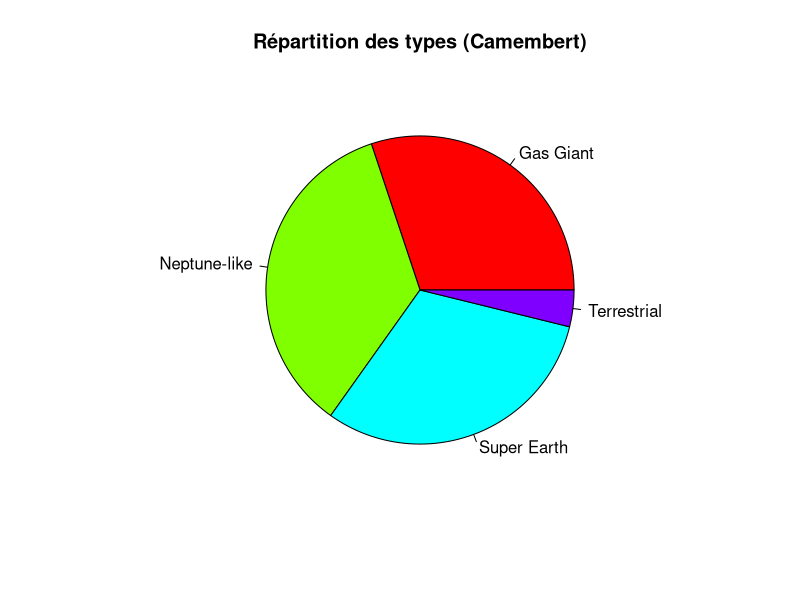
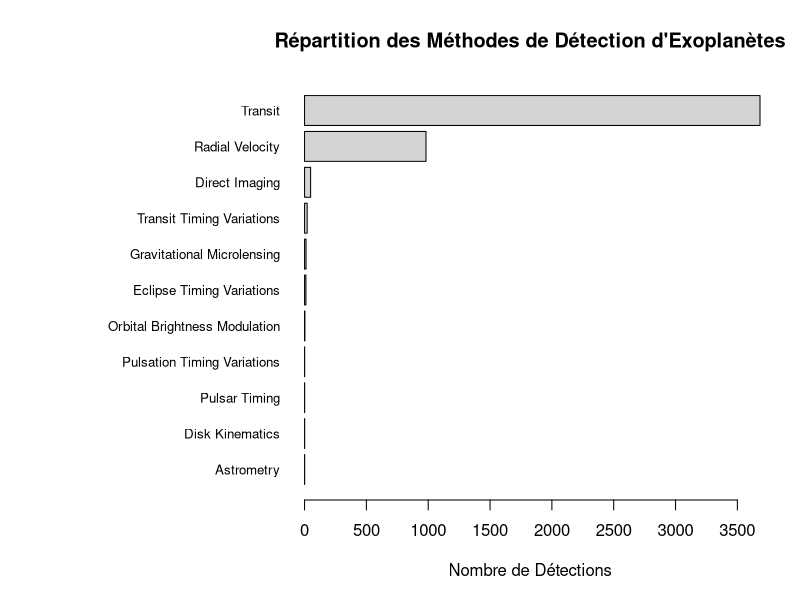
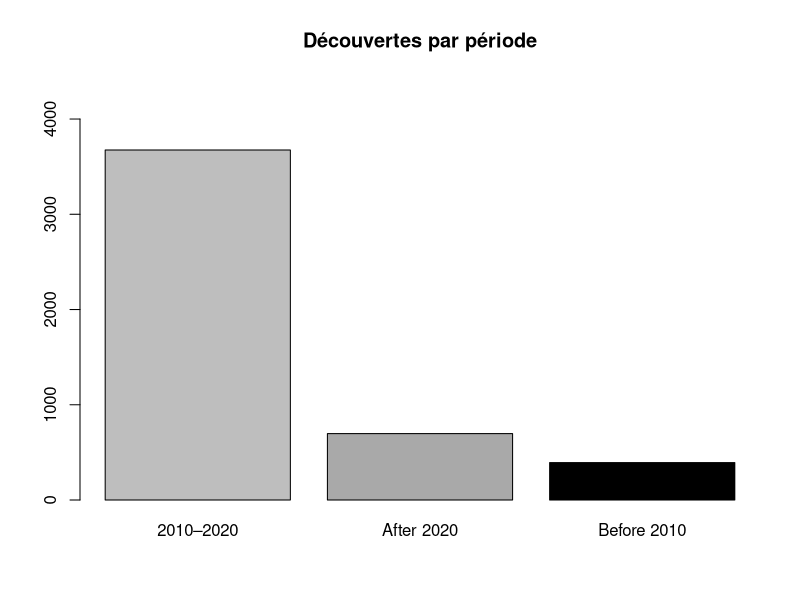
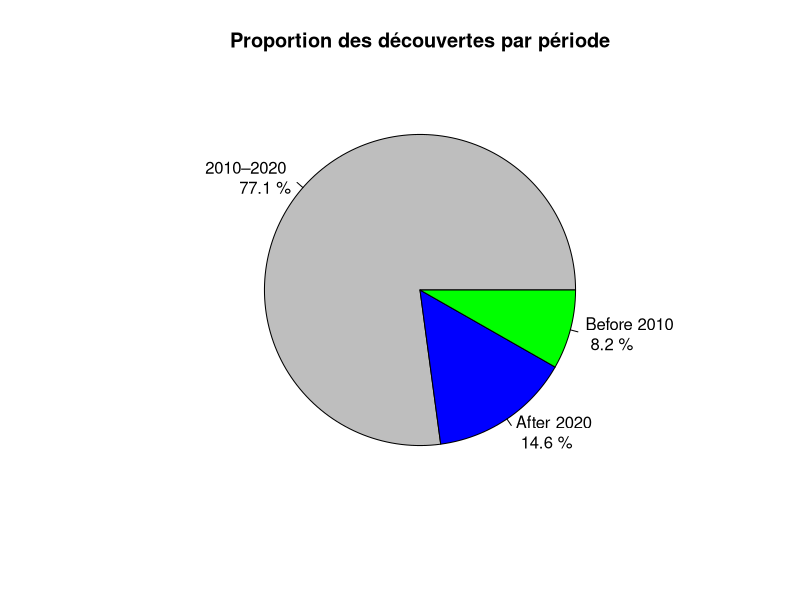
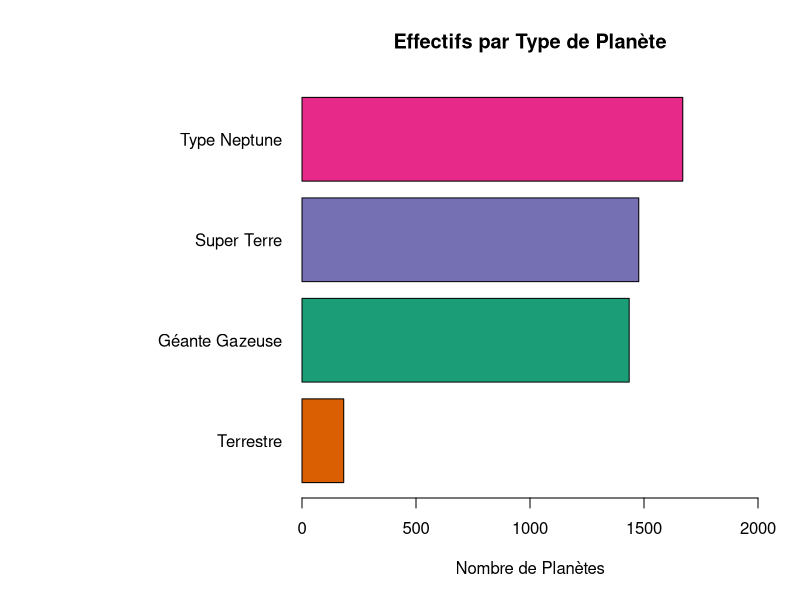

These figures' R source, in order:
#### analyse variables quali
tab = read.table("data_planetes.csv", 
                 header = TRUE, 
                 sep = ",", 
                 stringsAsFactors = FALSE 
)
tab


# 1. Tableau des effectifs 
table(tab$planet_type)


# 2. Tableau des fréquences 
(round(prop.table(table(tab$planet_type)), 3)) # Arrondi à 3 décimales pour la lisibilité

tab <- read.csv("data_planetes.csv", header = TRUE, stringsAsFactors = FALSE)



tab <- read.csv("data_planetes.csv", header = TRUE, stringsAsFactors = FALSE)

# Renommage des catégories en français (méthode simple)
effectifs_type <- table(tab$planet_type)
names(effectifs_type)[names(effectifs_type) == "Gas Giant"] <- "Géante Gazeuse"
names(effectifs_type)[names(effectifs_type) == "Neptune-like"] <- "Type Neptune"
names(effectifs_type)[names(effectifs_type) == "Super Earth"] <- "Super Terre"
names(effectifs_type)[names(effectifs_type) == "Terrestrial"] <- "Terrestre"

effectifs_tries <- sort(effectifs_type, decreasing = FALSE)

# Définition d'une palette de couleurs douces (Pastel)
couleurs_foncees <- c("#D95F02", "#1B9E77", "#7570B3", "#E7298A")

# Génération du graphique avec xlim = 2000
png("barplot_types_francais_doux.png", width = 800, height = 600)
par(mar=c(5, 15, 4, 2) + 0.1) 
barplot(effectifs_tries,
        main = "Effectifs par Type de Planète",
        xlab = "Nombre de Planètes",
        xlim = c(0, 2000), 
        col = couleurs_foncees, 
        horiz = TRUE, 
        las = 1) 
dev.off()
# 4. Représentation graphique : Diagramme circulaire (Pie chart)
# Commande explicite du cours pour les variables qualitatives
pie(table(tab$planet_type), 
    main = "Répartition des types (Camembert)",
    col = rainbow(length(table(tab$planet_type)))) # Couleurs variées


#-----------------------------------#
# 1. Tableau des effectifs
effectifs_methode <- table(tab$detection_method)
print(sort(effectifs_methode, decreasing = TRUE)) # Tri pour y voir plus clair

# 2. Fréquences
freq_methode <- prop.table(effectifs_methode)
print(round(freq_methode, 4))


effectifs_methode <- table(tab$detection_method)

# Créer une palette de couleurs pour mettre en évidence les dominants
# Les dominants (Transit et Radial Velocity) sont souvent en haut du tri
couleurs <- ifelse(names(effectifs_methode) %in% c("Transit", "Radial Velocity"), 
                   "darkblue", # Couleur foncée pour les dominants
                   "lightgray") # Couleur discrète pour les autres

# Génération du Barplot final
par(mar=c(5, 15, 4, 2)) # Augmentation de la marge gauche
barplot(sort(effectifs_methode), 
        main = "Répartition des Méthodes de Détection d'Exoplanètes",
        xlab = "Nombre de Détections",
        col = sort(couleurs), # Appliquer les couleurs triées
        horiz = TRUE, 
        las = 1,
        cex.names = 0.8)


#-------------------------------#
# 1. Tableau des effectifs
effectifs_annee <- table(tab$year_class)
print(effectifs_annee)

# 2. Fréquences
freq_annee <- prop.table(effectifs_annee)
print(round(freq_annee, 2)) # Pourcentage (0.10 = 10%)

# 3. Barplot
par(mar=c(5, 4, 4, 2)) # On remet les marges standard
barplot(effectifs_annee, 
        main = "Découvertes par période",
        col = c("gray", "darkgray", "black"),
        ylim = c(0, max(effectifs_annee)*1.2)) # Un peu d'espace en haut

# 4. Pie chart
# Très adapté ici car il y a peu de catégories (3 classes)
pie(effectifs_annee, 
    main = "Proportion des découvertes par période",
    col = c("gray", "blue", "green"),
    labels = paste(names(effectifs_annee), "\n", round(freq_annee*100, 1), "%"))








